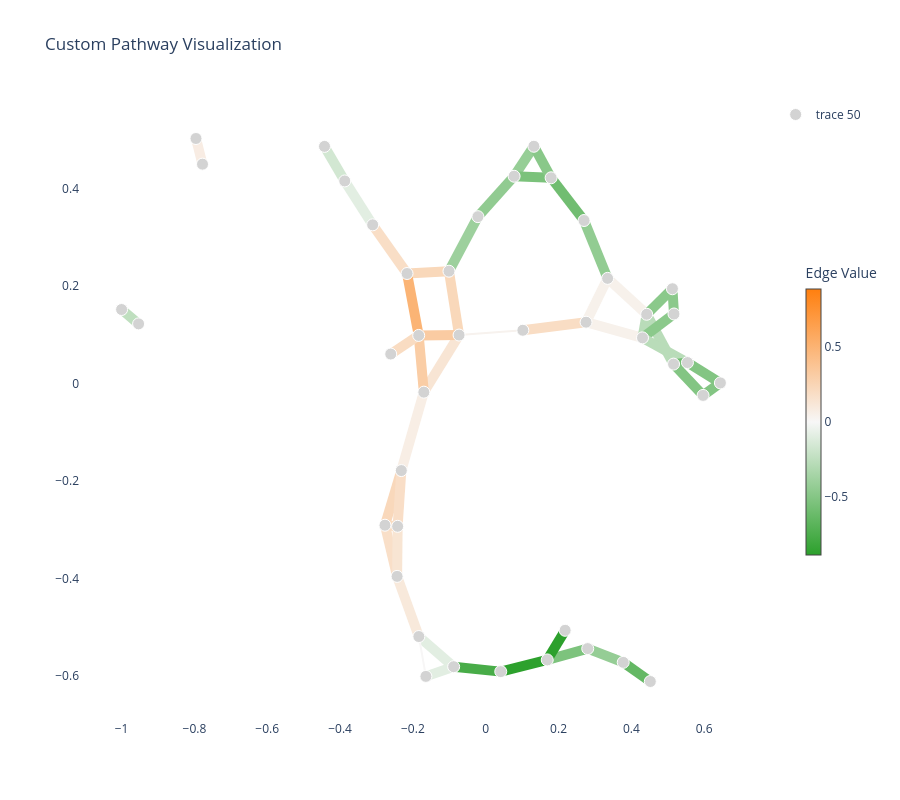

Write notebook code for a chart like this one.
### Markdown cell above
To further interpret the reaction-level differences between migratory and non-migratory myeloid cells, we visualize reactions from key **energy metabolism pathways**, including glycolysis and the TCA cycle.

Reactions belonging to these pathways are highlighted directly on the metabolic network and colored by their effect size (Cohen’s *d*), indicating whether they are relatively more active in migratory or non-migratory cells. Edge thickness reflects statistical significance, while a custom color scale highlights reactions enriched in each population.

This network view helps illustrate how core energy metabolism pathways contribute to the metabolic divergence between the two myeloid cell populations.

### Code cell
custom_scale = [
    [0.0, rna.uns["met_leiden_colors"][cluster_b]],
    [0.5, "#F7F7F7"],
    [1.0, rna.uns["met_leiden_colors"][cluster_a]],
]
custom = []
pathways = ['rn00010', 'rn00020']
for rxn in rxn_de_df_info_2.index:
    for pathway in rxn_de_df_info_2.loc[rxn, 'Pathways'].split(';'):
        if pathway in pathways:
            custom.append(rxn)
custom += ['rn:R11945',
'rn:R13223',
'rn:R13224',
'rn:R02161',
'rn:R00081',
'rn:R00086 rn:R00331']

mern_support.custom_pathway_plot(custom, dataset, 'rna', user_labels=rxn_de_df_info_2['cohens_d'],color_scale=custom_scale, edge_sizes=rxn_de_df_info_2['edge_size'], show_node_labels=False).show()

### Figure 1 — Plotly figure (JSON) as saved in the notebook; plotly's stock layout.template omitted (floating-point values rounded to 4 significant figures)
{"data": [{"hoverinfo": "none", "line": {"color": "rgb(249, 216, 186)", "width": 10}, "mode": "lines", "showlegend": false, "type": "scatter", "x": [-0.07321, -0.101, null], "y": [0.09946, 0.2304, null]}, {"hoverinfo": "none", "line": {"color": "rgb(248, 229, 212)", "width": 10}, "mode": "lines", "showlegend": false, "type": "scatter", "x": [-0.07321, -0.1699, null], "y": [0.09946, -0.01761, null]}, {"hoverinfo": "none", "line": {"color": "rgb(250, 203, 162)", "width": 10}, "mode": "lines", "showlegend": false, "type": "scatter", "x": [-0.07321, -0.1841, null], "y": [0.09946, 0.09872, null]}, {"hoverinfo": "none", "line": {"color": "rgb(247, 242, 238)", "width": 2}, "mode": "lines", "showlegend": false, "type": "scatter", "x": [-0.07321, 0.1019, null], "y": [0.09946, 0.1093, null]}, {"hoverinfo": "none", "line": {"color": "rgb(249, 216, 186)", "width": 10}, "mode": "lines", "showlegend": false, "type": "scatter", "x": [-0.101, -0.2161, null], "y": [0.2304, 0.2257, null]}, {"hoverinfo": "none", "line": {"color": "rgb(157, 208, 157)", "width": 10}, "mode": "lines", "showlegend": false, "type": "scatter", "x": [-0.101, -0.02142, null], "y": [0.2304, 0.3422, null]}, {"hoverinfo": "none", "line": {"color": "rgb(251, 180, 117)", "width": 10}, "mode": "lines", "showlegend": false, "type": "scatter", "x": [-0.2161, -0.1841, null], "y": [0.2257, 0.09872, null]}, {"hoverinfo": "none", "line": {"color": "rgb(249, 222, 198)", "width": 10}, "mode": "lines", "showlegend": false, "type": "scatter", "x": [-0.2161, -0.3105, null], "y": [0.2257, 0.3254, null]}, {"hoverinfo": "none", "line": {"color": "rgb(150, 206, 150)", "width": 10}, "mode": "lines", "showlegend": false, "type": "scatter", "x": [0.07797, 0.1323, null], "y": [0.4251, 0.4865, null]}, {"hoverinfo": "none", "line": {"color": "rgb(123, 194, 123)", "width": 10}, "mode": "lines", "showlegend": false, "type": "scatter", "x": [0.07797, 0.1796, null], "y": [0.4251, 0.4219, null]}, {"hoverinfo": "none", "line": {"color": "rgb(145, 203, 145)", "width": 10}, "mode": "lines", "showlegend": false, "type": "scatter", "x": [0.07797, -0.02142, null], "y": [0.4251, 0.3422, null]}, {"hoverinfo": "none", "line": {"color": "rgb(137, 200, 137)", "width": 10}, "mode": "lines", "showlegend": false, "type": "scatter", "x": [0.1323, 0.1796, null], "y": [0.4865, 0.4219, null]}, {"hoverinfo": "none", "line": {"color": "rgb(113, 189, 113)", "width": 10}, "mode": "lines", "showlegend": false, "type": "scatter", "x": [0.1796, 0.27, null], "y": [0.4219, 0.3343, null]}, {"hoverinfo": "none", "line": {"color": "rgb(72, 172, 72)", "width": 10}, "mode": "lines", "showlegend": false, "type": "scatter", "x": [0.04129, -0.08804, null], "y": [-0.5905, -0.5804, null]}, {"hoverinfo": "none", "line": {"color": "rgb(45, 161, 45)", "width": 10}, "mode": "lines", "showlegend": false, "type": "scatter", "x": [0.04129, 0.169, null], "y": [-0.5905, -0.5665, null]}, {"hoverinfo": "none", "line": {"color": "rgb(226, 238, 226)", "width": 10}, "mode": "lines", "showlegend": false, "type": "scatter", "x": [-0.08804, -0.1836, null], "y": [-0.5804, -0.5186, null]}, {"hoverinfo": "none", "line": {"color": "rgb(226, 238, 226)", "width": 10}, "mode": "lines", "showlegend": false, "type": "scatter", "x": [-0.08804, -0.1643, null], "y": [-0.5804, -0.6003, null]}, {"hoverinfo": "none", "line": {"color": "rgb(247, 246, 246)", "width": 2}, "mode": "lines", "showlegend": false, "type": "scatter", "x": [-0.1836, -0.1643, null], "y": [-0.5186, -0.6003, null]}, {"hoverinfo": "none", "line": {"color": "rgb(248, 233, 219)", "width": 10}, "mode": "lines", "showlegend": false, "type": "scatter", "x": [-0.1836, -0.2434, null], "y": [-0.5186, -0.3953, null]}, {"hoverinfo": "none", "line": {"color": "rgb(249, 223, 200)", "width": 10}, "mode": "lines", "showlegend": false, "type": "scatter", "x": [-0.2434, -0.2767, null], "y": [-0.3953, -0.2904, null]}, {"hoverinfo": "none", "line": {"color": "rgb(248, 229, 211)", "width": 10}, "mode": "lines", "showlegend": false, "type": "scatter", "x": [-0.2434, -0.2419, null], "y": [-0.3953, -0.2926, null]}, {"hoverinfo": "none", "line": {"color": "rgb(249, 216, 187)", "width": 10}, "mode": "lines", "showlegend": false, "type": "scatter", "x": [-0.2767, -0.2318, null], "y": [-0.2904, -0.1784, null]}, {"hoverinfo": "none", "line": {"color": "rgb(249, 220, 194)", "width": 10}, "mode": "lines", "showlegend": false, "type": "scatter", "x": [-0.2767, -0.2419, null], "y": [-0.2904, -0.2926, null]}, {"hoverinfo": "none", "line": {"color": "rgb(248, 238, 229)", "width": 10}, "mode": "lines", "showlegend": false, "type": "scatter", "x": [-0.2318, -0.1699, null], "y": [-0.1784, -0.01761, null]}, {"hoverinfo": "none", "line": {"color": "rgb(249, 222, 199)", "width": 10}, "mode": "lines", "showlegend": false, "type": "scatter", "x": [-0.2318, -0.2419, null], "y": [-0.1784, -0.2926, null]}, {"hoverinfo": "none", "line": {"color": "rgb(250, 205, 165)", "width": 10}, "mode": "lines", "showlegend": false, "type": "scatter", "x": [-0.1699, -0.1841, null], "y": [-0.01761, 0.09872, null]}, {"hoverinfo": "none", "line": {"color": "rgb(249, 220, 194)", "width": 10}, "mode": "lines", "showlegend": false, "type": "scatter", "x": [-0.1841, -0.2609, null], "y": [0.09872, 0.06054, null]}, {"hoverinfo": "none", "line": {"color": "rgb(125, 195, 125)", "width": 10}, "mode": "lines", "showlegend": false, "type": "scatter", "x": [0.169, 0.2802, null], "y": [-0.5665, -0.5433, null]}, {"hoverinfo": "none", "line": {"color": "rgb(44, 160, 44)", "width": 10}, "mode": "lines", "showlegend": false, "type": "scatter", "x": [0.169, 0.2181, null], "y": [-0.5665, -0.5059, null]}, {"hoverinfo": "none", "line": {"color": "rgb(149, 205, 149)", "width": 10}, "mode": "lines", "showlegend": false, "type": "scatter", "x": [0.2802, 0.3776, null], "y": [-0.5433, -0.5716, null]}, {"hoverinfo": "none", "line": {"color": "rgb(249, 221, 196)", "width": 10}, "mode": "lines", "showlegend": false, "type": "scatter", "x": [0.1019, 0.2755, null], "y": [0.1093, 0.1259, null]}, {"hoverinfo": "none", "line": {"color": "rgb(191, 223, 191)", "width": 10}, "mode": "lines", "showlegend": false, "type": "scatter", "x": [-0.9534, -1, null], "y": [0.1224, 0.1518, null]}, {"hoverinfo": "none", "line": {"color": "rgb(247, 241, 235)", "width": 10}, "mode": "lines", "showlegend": false, "type": "scatter", "x": [0.2755, 0.3347, null], "y": [0.1259, 0.2157, null]}, {"hoverinfo": "none", "line": {"color": "rgb(247, 241, 235)", "width": 10}, "mode": "lines", "showlegend": false, "type": "scatter", "x": [0.2755, 0.4306, null], "y": [0.1259, 0.09378, null]}, {"hoverinfo": "none", "line": {"color": "rgb(146, 204, 146)", "width": 10}, "mode": "lines", "showlegend": false, "type": "scatter", "x": [0.3347, 0.27, null], "y": [0.2157, 0.3343, null]}, {"hoverinfo": "none", "line": {"color": "rgb(247, 241, 235)", "width": 10}, "mode": "lines", "showlegend": false, "type": "scatter", "x": [0.3347, 0.442, null], "y": [0.2157, 0.1421, null]}, {"hoverinfo": "none", "line": {"color": "rgb(226, 238, 226)", "width": 10}, "mode": "lines", "showlegend": false, "type": "scatter", "x": [-0.3872, -0.3105, null], "y": [0.4154, 0.3254, null]}, {"hoverinfo": "none", "line": {"color": "rgb(210, 231, 210)", "width": 10}, "mode": "lines", "showlegend": false, "type": "scatter", "x": [-0.3872, -0.4427, null], "y": [0.4154, 0.4862, null]}, {"hoverinfo": "none", "line": {"color": "rgb(100, 184, 100)", "width": 10}, "mode": "lines", "showlegend": false, "type": "scatter", "x": [0.4519, 0.3776, null], "y": [-0.6108, -0.5716, null]}, {"hoverinfo": "none", "line": {"color": "rgb(248, 236, 227)", "width": 10}, "mode": "lines", "showlegend": false, "type": "scatter", "x": [-0.7778, -0.7957, null], "y": [0.4499, 0.5024, null]}, {"hoverinfo": "none", "line": {"color": "rgb(139, 201, 139)", "width": 10}, "mode": "lines", "showlegend": false, "type": "scatter", "x": [0.5127, 0.442, null], "y": [0.1944, 0.1421, null]}, {"hoverinfo": "none", "line": {"color": "rgb(139, 201, 139)", "width": 10}, "mode": "lines", "showlegend": false, "type": "scatter", "x": [0.5127, 0.517, null], "y": [0.1944, 0.1427, null]}, {"hoverinfo": "none", "line": {"color": "rgb(185, 220, 185)", "width": 10}, "mode": "lines", "showlegend": false, "type": "scatter", "x": [0.442, 0.4306, null], "y": [0.1421, 0.09378, null]}, {"hoverinfo": "none", "line": {"color": "rgb(185, 220, 185)", "width": 10}, "mode": "lines", "showlegend": false, "type": "scatter", "x": [0.442, 0.5158, null], "y": [0.1421, 0.03994, null]}, {"hoverinfo": "none", "line": {"color": "rgb(139, 201, 139)", "width": 10}, "mode": "lines", "showlegend": false, "type": "scatter", "x": [0.517, 0.4306, null], "y": [0.1427, 0.09378, null]}, {"hoverinfo": "none", "line": {"color": "rgb(185, 220, 185)", "width": 10}, "mode": "lines", "showlegend": false, "type": "scatter", "x": [0.4306, 0.554, null], "y": [0.09378, 0.04307, null]}, {"hoverinfo": "none", "line": {"color": "rgb(114, 190, 114)", "width": 10}, "mode": "lines", "showlegend": false, "type": "scatter", "x": [0.554, 0.5158, null], "y": [0.04307, 0.03994, null]}, {"hoverinfo": "none", "line": {"color": "rgb(131, 197, 131)", "width": 10}, "mode": "lines", "showlegend": false, "type": "scatter", "x": [0.554, 0.6445, null], "y": [0.04307, 0.00137, null]}, {"hoverinfo": "none", "line": {"color": "rgb(131, 197, 131)", "width": 10}, "mode": "lines", "showlegend": false, "type": "scatter", "x": [0.5158, 0.5969, null], "y": [0.03994, -0.02426, null]}, {"hoverinfo": "none", "line": {"color": "rgb(131, 197, 131)", "width": 10}, "mode": "lines", "showlegend": false, "type": "scatter", "x": [0.6445, 0.5969, null], "y": [0.00137, -0.02426, null]}, {"hoverinfo": "text", "hoverlabel": {"bgcolor": "white"}, "hovertemplate": "%{hovertext}<extra></extra>", "hovertext": ["Name: Oxaloacetate;<br>ID: cpd:C00036", "Name: Citrate;<br>ID: cpd:C00158", "Name: Acetyl-CoA;<br>ID: cpd:C00024", "Name: Isocitrate;<br>ID: cpd:C00311", "Name: Oxalosuccinate;<br>ID: cpd:C05379", "Name: 2-Oxoglutarate;<br>ID: cpd:C00026", "Name: D-Fructose 6-phosphate;<br>ID: cpd:C00085", "Name: D-Fructose 1,6-bisphosphate<br>ID: cpd:C00354", "Name: D-Glyceraldehyde 3-phosphate;<br>ID: cpd:C00118", "Name: Glycerone phosphate;<br>ID: cpd:C00111", "Name: 3-Phospho-D-glyceroyl phosphate;<br>ID: cpd:C00236", "Name: 3-Phospho-D-glycerate;<br>ID: cpd:C00197", "Name: 2-Phospho-D-glycerate;<br>ID: cpd:C00631", "Name: Phosphoenolpyruvate;<br>ID: cpd:C00074", "Name: Pyruvate;<br>ID: cpd:C00022", "Name: alpha-D-Glucose 6-phosphate<br>ID: cpd:C00668", "Name: beta-D-Glucose 6-phosphate<br>ID: cpd:C01172", "Name: D-Glucose 1-phosphate;<br>ID: cpd:C00103", "Name: (S)-Lactate;<br>ID: cpd:C00186", "Name: (S)-Malate;<br>ID: cpd:C00149", "Name: ATP;<br>ID: cpd:C00002", "Name: ADP;<br>ID: cpd:C00008", "Name: Fumarate;<br>ID: cpd:C00122", "Name: Succinate;<br>ID: cpd:C00042", "Name: Succinyl-CoA;<br>ID: cpd:C00091", "Name: cis-Aconitate;<br>ID: cpd:C00417", "Name: Acetaldehyde;<br>ID: cpd:C00084", "Name: Acetate;<br>ID: cpd:C00033", "Name: Ethanol;<br>ID: cpd:C00469", "Name: 2,3-Bisphospho-D-glycerate;<br>ID: cpd:C01159", "Name: alpha-D-Glucose<br>ID: cpd:C00267", "Name: beta-D-Glucose;<br>ID: cpd:C00221", "Name: Enzyme N6-(dihydrolipoyl)lysine;<br>ID: cpd:C15973", "Name: Enzyme N6-(lipoyl)lysine;<br>ID: cpd:C15972", "Name: NADH;<br>ID: cpd:C00004", "Name: Ubiquinol;<br>ID: cpd:C00390", "Name: NAD+;<br>ID: cpd:C00003", "Name: Ubiquinone;<br>ID: cpd:C00399", "Name: Ferricytochrome c;<br>ID: cpd:C00125", "Name: Ferrocytochrome c;<br>ID: cpd:C00126", "Name: Quinone<br>ID: cpd:C15602", "Name: Hydroquinone;<br>ID: cpd:C15603"], "marker": {"color": ["lightgray", "lightgray", "lightgray", "lightgray", "lightgray", "lightgray", "lightgray", "lightgray", "lightgray", "lightgray", "lightgray", "lightgray", "lightgray", "lightgray", "lightgray", "lightgray", "lightgray", "lightgray", "lightgray", "lightgray", "lightgray", "lightgray", "lightgray", "lightgray", "lightgray", "lightgray", "lightgray", "lightgray", "lightgray", "lightgray", "lightgray", "lightgray", "lightgray", "lightgray", "lightgray", "lightgray", "lightgray", "lightgray", "lightgray", "lightgray", "lightgray", "lightgray"], "opacity": 1, "size": [12, 12, 12, 12, 12, 12, 12, 12, 12, 12, 12, 12, 12, 12, 12, 12, 12, 12, 12, 12, 12, 12, 12, 12, 12, 12, 12, 12, 12, 12, 12, 12, 12, 12, 12, 12, 12, 12, 12, 12, 12, 12]}, "mode": "markers", "text": ["Oxaloacetate;", "Citrate;", "Acetyl-CoA;", "Isocitrate;", "Oxalosuccinate;", "2-Oxoglutarate;", "D-Fructose 6-pho…", "D-Fructose 1,6-b…", "", "", "", "", "", "Phosphoenolpyruv…", "Pyruvate;", "alpha-D-Glucose …", "beta-D-Glucose 6…", "D-Glucose 1-phos…", "", "", "", "", "", "Succinate;", "Succinyl-CoA;", "cis-Aconitate;", "", "", "", "", "alpha-D-Glucose", "beta-D-Glucose;", "", "", "NADH;", "Ubiquinol;", "NAD+;", "Ubiquinone;", "Ferricytochrome …", "Ferrocytochrome …", "Quinone", "Hydroquinone;"], "textposition": "top center", "type": "scatter", "x": [-0.07321, -0.101, -0.2161, 0.07797, 0.1323, 0.1796, 0.04129, -0.08804, -0.1836, -0.1643, -0.2434, -0.2767, -0.2318, -0.1699, -0.1841, 0.169, 0.2802, 0.2181, -0.2609, 0.1019, -0.9534, -1, 0.2755, 0.3347, 0.27, -0.02142, -0.3872, -0.3105, -0.4427, -0.2419, 0.4519, 0.3776, -0.7778, -0.7957, 0.5127, 0.442, 0.517, 0.4306, 0.554, 0.5158, 0.6445, 0.5969], "y": [0.09946, 0.2304, 0.2257, 0.4251, 0.4865, 0.4219, -0.5905, -0.5804, -0.5186, -0.6003, -0.3953, -0.2904, -0.1784, -0.01761, 0.09872, -0.5665, -0.5433, -0.5059, 0.06054, 0.1093, 0.1224, 0.1518, 0.1259, 0.2157, 0.3343, 0.3422, 0.4154, 0.3254, 0.4862, -0.2926, -0.6108, -0.5716, 0.4499, 0.5024, 0.1944, 0.1421, 0.1427, 0.09378, 0.04307, 0.03994, 0.00137, -0.02426]}, {"hoverinfo": "text", "marker": {"opacity": 0, "size": 10}, "mode": "markers", "showlegend": false, "text": ["Reaction: rn:R00351 rn:R00352<br>Value: 0.23<br>Size: 10.00", "Reaction: rn:R00341 rn:R00345 rn:R00346 rn:R00431 rn:R00726<br>Value: 0.13<br>Size: 10.00", "Reaction: rn:R00217 rn:R00344 rn:R12212<br>Value: 0.32<br>Size: 10.00", "Reaction: rn:R00342 rn:R00361<br>Value: 0.03<br>Size: 2.00", "Reaction: rn:R00351 rn:R00352<br>Value: 0.23<br>Size: 10.00", "Reaction: rn:R01325<br>Value: -0.39<br>Size: 10.00", "Reaction: rn:R00209 rn:R00212 rn:R01196 rn:R10866<br>Value: 0.50<br>Size: 10.00", "Reaction: rn:R00227 rn:R00928 rn:R10343<br>Value: 0.19<br>Size: 10.00", "Reaction: rn:R01899<br>Value: -0.42<br>Size: 10.00", "Reaction: rn:R00267 rn:R00709<br>Value: -0.54<br>Size: 10.00", "Reaction: rn:R01900<br>Value: -0.45<br>Size: 10.00", "Reaction: rn:R00268<br>Value: -0.48<br>Size: 10.00", "Reaction: rn:R08549 rn:R01197<br>Value: -0.59<br>Size: 10.00", "Reaction: rn:R00764 rn:R00756 rn:R00762 rn:R05805<br>Value: -0.76<br>Size: 10.00", "Reaction: rn:R13199<br>Value: -0.88<br>Size: 10.00", "Reaction: rn:R01068<br>Value: -0.09<br>Size: 10.00", "Reaction: rn:R01068<br>Value: -0.09<br>Size: 10.00", "Reaction: rn:R01015<br>Value: 0.01<br>Size: 2.00", "Reaction: rn:R01061 rn:R01063<br>Value: 0.11<br>Size: 10.00", "Reaction: rn:R01512<br>Value: 0.18<br>Size: 10.00", "Reaction: rn:R01662<br>Value: 0.14<br>Size: 10.00", "Reaction: rn:R01518<br>Value: 0.23<br>Size: 10.00", "Reaction: rn:R01516<br>Value: 0.20<br>Size: 10.00", "Reaction: rn:R00658<br>Value: 0.07<br>Size: 10.00", "Reaction: rn:R09532<br>Value: 0.18<br>Size: 10.00", "Reaction: rn:R00199 rn:R00200 rn:R00206 rn:R02320<br>Value: 0.31<br>Size: 10.00", "Reaction: rn:R00196 rn:R00703 rn:R01447 rn:R13050<br>Value: 0.20<br>Size: 10.00", "Reaction: rn:R02739<br>Value: -0.53<br>Size: 10.00", "Reaction: rn:R00959<br>Value: -0.89<br>Size: 10.00", "Reaction: rn:R01600 rn:R02187 rn:R09086<br>Value: -0.43<br>Size: 10.00", "Reaction: rn:R01082<br>Value: 0.20<br>Size: 10.00", "Reaction: rn:R00086 rn:R00331<br>Value: -0.24<br>Size: 10.00", "Reaction: rn:R13223<br>Value: 0.05<br>Size: 10.00", "Reaction: rn:R13223<br>Value: 0.05<br>Size: 10.00", "Reaction: rn:R00405 rn:R00432 rn:R00727 rn:R10343<br>Value: -0.44<br>Size: 10.00", "Reaction: rn:R13223<br>Value: 0.05<br>Size: 10.00", "Reaction: rn:R00710 rn:R00711<br>Value: -0.09<br>Size: 10.00", "Reaction: rn:R00746 rn:R00754 rn:R05198 rn:R09127 rn:R09479<br>Value: -0.16<br>Size: 10.00", "Reaction: rn:R01602<br>Value: -0.64<br>Size: 10.00", "Reaction: rn:R07618<br>Value: 0.08<br>Size: 10.00", "Reaction: rn:R11945<br>Value: -0.47<br>Size: 10.00", "Reaction: rn:R11945<br>Value: -0.47<br>Size: 10.00", "Reaction: rn:R02161<br>Value: -0.27<br>Size: 10.00", "Reaction: rn:R02161<br>Value: -0.27<br>Size: 10.00", "Reaction: rn:R11945<br>Value: -0.47<br>Size: 10.00", "Reaction: rn:R02161<br>Value: -0.27<br>Size: 10.00", "Reaction: rn:R00081<br>Value: -0.58<br>Size: 10.00", "Reaction: rn:R13224<br>Value: -0.51<br>Size: 10.00", "Reaction: rn:R13224<br>Value: -0.51<br>Size: 10.00", "Reaction: rn:R13224<br>Value: -0.51<br>Size: 10.00"], "type": "scatter", "x": [-0.08709, -0.1216, -0.1286, 0.01437, -0.1585, -0.06119, -0.2001, -0.2633, 0.1051, 0.1288, 0.02828, 0.1559, 0.2248, -0.02337, 0.1052, -0.1358, -0.1262, -0.1739, -0.2135, -0.2601, -0.2427, -0.2543, -0.2593, -0.2009, -0.2369, -0.177, -0.2225, 0.2246, 0.1935, 0.3289, 0.1887, -0.9767, 0.3051, 0.353, 0.3024, 0.3884, -0.3489, -0.415, 0.4148, -0.7868, 0.4774, 0.5149, 0.4363, 0.4789, 0.4738, 0.4923, 0.5349, 0.5993, 0.5564, 0.6207], "y": [0.1649, 0.04093, 0.09909, 0.1044, 0.228, 0.2863, 0.1622, 0.2756, 0.4558, 0.4235, 0.3836, 0.4542, 0.3781, -0.5855, -0.5785, -0.5495, -0.5904, -0.5595, -0.457, -0.3428, -0.344, -0.2344, -0.2915, -0.09799, -0.2355, 0.04055, 0.07963, -0.5549, -0.5362, -0.5575, 0.1176, 0.1371, 0.1708, 0.1098, 0.275, 0.1789, 0.3704, 0.4508, -0.5912, 0.4762, 0.1682, 0.1685, 0.1179, 0.091, 0.1182, 0.06843, 0.0415, 0.02222, 0.007838, -0.01144]}, {"hoverinfo": "none", "marker": {"cmax": 0.8861, "cmin": -0.8861, "colorbar": {"len": 0.5, "thickness": 15, "title": {"text": "Edge Value"}, "x": 1.05, "xanchor": "left", "y": 0.5, "yanchor": "middle"}, "colorscale": [[0, "#2ca02c"], [0.5, "#F7F7F7"], [1, "#ff7f0e"]], "showscale": true}, "mode": "markers", "showlegend": false, "type": "scatter", "x": [null], "y": [null]}], "layout": {"height": 800, "hovermode": "closest", "plot_bgcolor": "white", "title": {"text": "Custom Pathway Visualization"}, "xaxis": {"showgrid": false, "zeroline": false}, "yaxis": {"showgrid": false, "zeroline": false}}}
